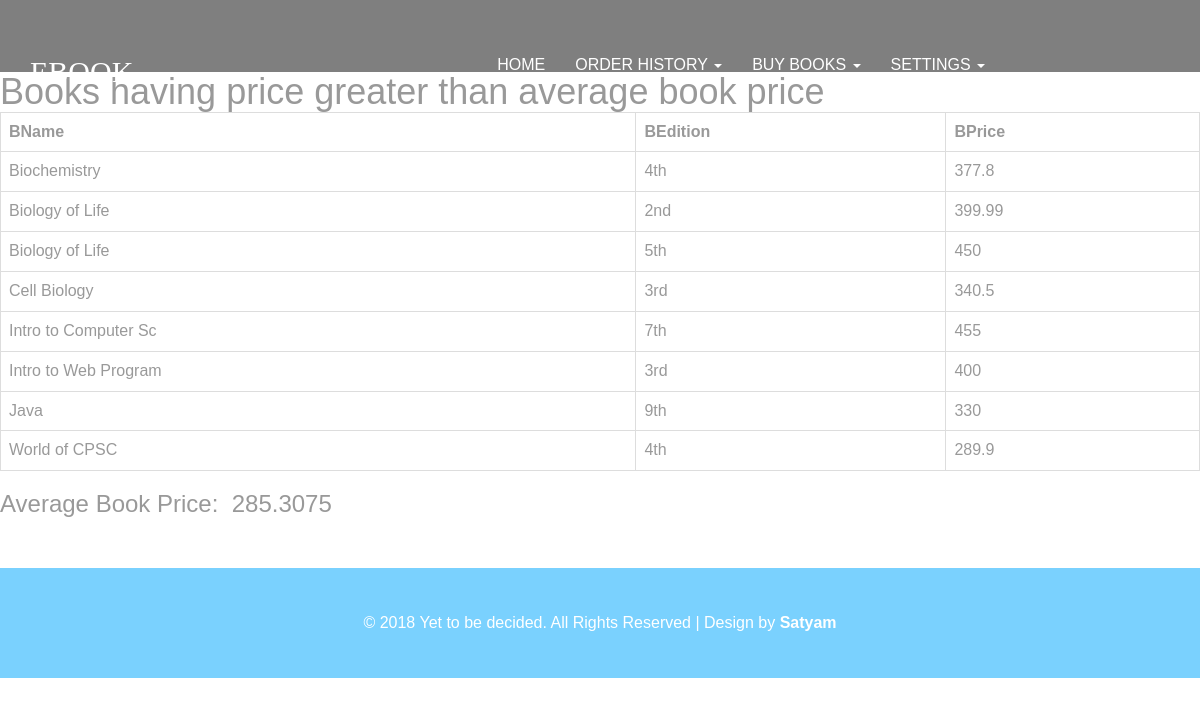
The app's page /Nested.php (signed in) with its own data.
### Nested.php (the view, shortened to what this page needs)
<html>
    <head>
        <?php
        include "mainHeader.php";
        ?>
    </head>
    <body>
        <h1>Books having price greater than average book price</h1>
        <?php
        include "connection.php";
        $query = "SELECT BName, BEdition, BPrice FROM `book price` WHERE BPrice > (SELECT AVG(BPrice) FROM `book price`) GROUP BY BName, BEdition";
        $result = $conn->query($query);
        if ($result->num_rows > 0) {
            echo '<table class="table table-bordered table hover">';
            echo "<tr>
        <th>BName</th>
        <th>BEdition</th>
        <th>BPrice</th>
        </tr>
        <tr>";
            while($row = $result->fetch_assoc()) {
                echo "<tr><td>" . $row["BName"]. "</td><td>" . $row["BEdition"]. "</td><td>" . $row["BPrice"]. "</td></tr>";
            }
            echo "</table>";
        }else {
            echo "0 results";
        }
        $count = "SELECT AVG(BPrice) AS Average FROM `book price`";
        $result2 = $conn->query($count);
        $row2 = $result2->fetch_assoc();
        echo '<h3> Average Book Price: &nbsp'. $row2["Average"]. "</h3>";
        ?>
        <footer style="padding-top:50px">
            <section class="copyright-w3-agileits">
                <?php
                include "footer.php";
                ?>
            </section>
        </footer>
    </body>
</html>

### header_files.php (shortened to what this page needs)
<link href="css/bootstrap.min.css" rel="stylesheet" type="text/css" media="all" />
<link href="css/font-awesome.min.css" rel="stylesheet" type="text/css" media="all" />
<link href="css/portfolio.css" rel="stylesheet" type="text/css" media="all" />
<link href="css/jQuery.lightninBox.css" rel="stylesheet" type="text/css" media="all" />
<link href="css/services.css" rel="stylesheet" type="text/css" media="all"/>
<link href="css/pogo-slider.min.css" rel="stylesheet" type="text/css" media="all" />
<link href="css/style.css" rel="stylesheet" type="text/css" media="all"/>
<link rel="stylesheet" href="css/jquery-ui.css">

### mainHeader.php (shortened to what this page needs)
<?php
include 'header_files.php';
?>
<div class="container-fluid">
    <div class="row">
        <div class="banner-div">
            <div class="banner">
                <section class="banner-w3ls">
                    <div class="navbar-wrapper">
                        <div class="col-md-10">
                            <ul class="nav navbar-nav cl-effect-5">
                                <li style="float:left">
                                    <a href="main.php">
                                        <h3 style="padding-bottom:10px">eBook</h3>
                                    </a>
                                </li>
                            </ul>
                            <ul class="nav navbar-nav navbar-right cl-effect-5">
                                <li><a href="main.php">home</a></li>
                                <li class="dropdown">
                                    <a href="#" class="dropdown-toggle" data-toggle="dropdown"> Order History <span class="caret"></span>
                                    </a>
                                </li>
                                <li class="dropdown">
                                    <a href="#" class="dropdown-toggle" data-toggle="dropdown">Buy Books <span class="caret"></span>
                                    </a>
                                </li>
                                <li class="dropdown">
                                    <a href="#" class="dropdown-toggle" data-toggle="dropdown"> Settings <span class="caret"></span>
                                    </a>
                                </li>
                            </ul>
                        </div>
                    </div>
                    <div class="col-md-6">
                    </div>
                </section>
            </div>
        </div>
    </div>
</div>

### footer.php (shortened to what this page needs)
<div class="copyright-w3-agileits">
    <div class="container">
        <p class="copyright">© 2018 Yet to be decided. All Rights Reserved | Design by <b>Satyam</b></p>
    </div>

### css/style.css (style rules this page uses)
.banner { background-repeat:no-repeat; background-size: cover; padding: 3%; }
.banner-div { background-color: rgba(0,0,0,.5); }
.banner h3 { color: white; font-size: 30px; text-transform:uppercase ; font-family: "AR BLANCA"; }
body { padding:0; margin:0; background:#FFF; }
body a { transition:0.5s all; -webkit-transition:0.5s all; -moz-transition:0.5s all; -o-transition:0.5s all; -ms-transition:0.5s all; }
h1,h2,h3,h4,h5,h6 { margin:0; padding:0; }
p { margin:0; padding:0; }
ul { margin:0; padding:0; }
body { font-family: 'Raleway', sans-serif; font-weight:100; color:#999; }
.navbar-wrapper { position: absolute; top: 0; right: 0; left: 0; z-index: 20; }
.navbar-nav>li>a { color:#fff!important; font-size:16px; font-weight:normal; text-transform:uppercase; position:relative; padding: 0 15px; margin-top: 15px; }
@media (min-width: 768px) { .navbar-wrapper { margin-top: 40px; } }
.cl-effect-5 a { overflow: hidden; }
.cl-effect-5 a span { position: relative; display: inline-block; -webkit-transition: -webkit-transform 0.3s; -moz-transition: -moz-transform 0.3s; transition: transform 0.3s; }
.cl-effect-5 a span::before { position: absolute; top: 100%; content: attr(data-hover); font-weight: 700; -webkit-transform: translate3d(0,0,0); -moz-transform: translate3d(0,0,0); transform: translate3d(0,0,0); }
.copyright-w3-agileits { padding: 10px 0; background-color: #7ad1fe; }
.copyright-w3-agileits p.copyright { font-size: 16px; font-weight: normal; color: #fff; line-height:30px; text-align: center; padding: 20px 0; }

### records on screen
book price: BName "Biochemistry", BEdition "4th", BPrice "377.8"
book price: BName "Biology of Life", BEdition "2nd", BPrice "399.99"
book price: BName "Biology of Life", BEdition "5th", BPrice "450"
book price: BName "Cell Biology", BEdition "3rd", BPrice "340.5"
book price: BName "Intro to Computer Sc", BEdition "7th", BPrice "455"
book price: BName "Intro to Web Program", BEdition "3rd", BPrice "400"
book price: BName "Java", BEdition "9th", BPrice "330"
book price: BName "World of CPSC", BEdition "4th", BPrice "289.9"

### other values on screen
$row2["Average"] "285.3075"
